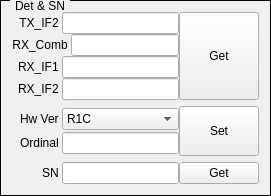
    <widget class="QGroupBox" name="groupBoxDet">
     <property name="styleSheet">
      <string notr="true">QGroupBox{ border:1px solid black; margin-top:0.5ex; }
QGroupBox::title { subcontrol-origin:margin; subcontrol-position:top left; top:-1px; left:10px; margin-left: 0px; padding:0 1px; }</string>
     </property>
     <property name="title">
      <string>Det &amp;&amp; SN</string>
     </property>
     <layout class="QVBoxLayout" name="verticalLayout_3">
      <item>
       <layout class="QHBoxLayout" name="horizontalLayout_5">
        <property name="spacing">
         <number>0</number>
        </property>
        <item>
         <layout class="QVBoxLayout" name="verticalLayout">
          <item>
           <layout class="QHBoxLayout" name="horizontalLayoutDet0">
            <property name="spacing">
             <number>0</number>
            </property>
            <item>
             <widget class="QLabel" name="labelDetTXIF2">
              <property name="sizePolicy">
               <sizepolicy hsizetype="Fixed" vsizetype="Fixed">
                <horstretch>0</horstretch>
                <verstretch>0</verstretch>
               </sizepolicy>
              </property>
              <property name="minimumSize">
               <size>
                <width>50</width>
                <height>16</height>
               </size>
              </property>
              <property name="text">
               <string>TX_IF2 </string>
              </property>
              <property name="alignment">
               <set>Qt::AlignRight|Qt::AlignTrailing|Qt::AlignVCenter</set>
              </property>
              <property name="buddy">
               <cstring>lineEditDetTXIF2</cstring>
              </property>
             </widget>
            </item>
            <item>
             <widget class="QLineEdit" name="lineEditDetTXIF2">
              <property name="sizePolicy">
               <sizepolicy hsizetype="Expanding" vsizetype="Fixed">
                <horstretch>5</horstretch>
                <verstretch>0</verstretch>
               </sizepolicy>
              </property>
             </widget>
            </item>
           </layout>
          </item>
          <item>
           <layout class="QHBoxLayout" name="horizontalLayoutDet1">
            <property name="spacing">
             <number>0</number>
            </property>
            <item>
             <widget class="QLabel" name="labelDetRXComb">
              <property name="sizePolicy">
               <sizepolicy hsizetype="Fixed" vsizetype="Fixed">
                <horstretch>0</horstretch>
                <verstretch>0</verstretch>
               </sizepolicy>
              </property>
              <property name="minimumSize">
               <size>
                <width>50</width>
                <height>16</height>
               </size>
              </property>
              <property name="text">
               <string>RX_Comb </string>
              </property>
              <property name="alignment">
               <set>Qt::AlignRight|Qt::AlignTrailing|Qt::AlignVCenter</set>
              </property>
              <property name="buddy">
               <cstring>lineEditDetRXComb</cstring>
              </property>
             </widget>
            </item>
            <item>
             <widget class="QLineEdit" name="lineEditDetRXComb">
              <property name="sizePolicy">
               <sizepolicy hsizetype="Expanding" vsizetype="Fixed">
                <horstretch>5</horstretch>
                <verstretch>0</verstretch>
               </sizepolicy>
              </property>
             </widget>
            </item>
           </layout>
          </item>
          <item>
           <layout class="QHBoxLayout" name="horizontalLayoutDet2">
            <property name="spacing">
             <number>0</number>
            </property>
            <item>
             <widget class="QLabel" name="labelDetRXIF1">
              <property name="sizePolicy">
               <sizepolicy hsizetype="Fixed" vsizetype="Fixed">
                <horstretch>0</horstretch>
                <verstretch>0</verstretch>
               </sizepolicy>
              </property>
              <property name="minimumSize">
               <size>
                <width>50</width>
                <height>16</height>
               </size>
              </property>
              <property name="text">
               <string>RX_IF1 </string>
              </property>
              <property name="alignment">
               <set>Qt::AlignRight|Qt::AlignTrailing|Qt::AlignVCenter</set>
              </property>
              <property name="buddy">
               <cstring>lineEditDetRXIF1</cstring>
              </property>
             </widget>
            </item>
            <item>
             <widget class="QLineEdit" name="lineEditDetRXIF1">
              <property name="sizePolicy">
               <sizepolicy hsizetype="Expanding" vsizetype="Fixed">
                <horstretch>5</horstretch>
                <verstretch>0</verstretch>
               </sizepolicy>
              </property>
             </widget>
            </item>
           </layout>
          </item>
          <item>
           <layout class="QHBoxLayout" name="horizontalLayoutDet3">
            <property name="spacing">
             <number>0</number>
            </property>
            <item>
             <widget class="QLabel" name="labelDetRXIF2">
              <property name="sizePolicy">
               <sizepolicy hsizetype="Fixed" vsizetype="Fixed">
                <horstretch>0</horstretch>
                <verstretch>0</verstretch>
               </sizepolicy>
              </property>
              <property name="minimumSize">
               <size>
                <width>50</width>
                <height>16</height>
               </size>
              </property>
              <property name="text">
               <string>RX_IF2 </string>
              </property>
              <property name="alignment">
               <set>Qt::AlignRight|Qt::AlignTrailing|Qt::AlignVCenter</set>
              </property>
              <property name="buddy">
               <cstring>lineEditDetRXIF2</cstring>
              </property>
             </widget>
            </item>
            <item>
             <widget class="QLineEdit" name="lineEditDetRXIF2">
              <property name="sizePolicy">
               <sizepolicy hsizetype="Expanding" vsizetype="Fixed">
                <horstretch>5</horstretch>
                <verstretch>0</verstretch>
               </sizepolicy>
              </property>
             </widget>
            </item>
           </layout>
          </item>
         </layout>
        </item>
        <item>
         <widget class="QPushButton" name="pushButtonGetDetAll">
          <property name="sizePolicy">
           <sizepolicy hsizetype="Fixed" vsizetype="Expanding">
            <horstretch>2</horstretch>
            <verstretch>1</verstretch>
           </sizepolicy>
          </property>
          <property name="minimumSize">
           <size>
            <width>0</width>
            <height>50</height>
           </size>
          </property>
          <property name="text">
           <string>Get</string>
          </property>
         </widget>
        </item>
       </layout>
      </item>
      <item>
       <layout class="QHBoxLayout" name="horizontalLayout_6">
        <property name="spacing">
         <number>0</number>
        </property>
        <item>
         <layout class="QVBoxLayout" name="verticalLayout_2">
          <item>
           <layout class="QHBoxLayout" name="horizontalLayoutSN0">
            <property name="spacing">
             <number>0</number>
            </property>
            <item>
             <widget class="QLabel" name="labelHwVer">
              <property name="sizePolicy">
               <sizepolicy hsizetype="Fixed" vsizetype="Fixed">
                <horstretch>0</horstretch>
                <verstretch>0</verstretch>
               </sizepolicy>
              </property>
              <property name="minimumSize">
               <size>
                <width>50</width>
                <height>16</height>
               </size>
              </property>
              <property name="text">
               <string>Hw Ver </string>
              </property>
              <property name="alignment">
               <set>Qt::AlignRight|Qt::AlignTrailing|Qt::AlignVCenter</set>
              </property>
              <property name="buddy">
               <cstring>comboBoxHwVer</cstring>
              </property>
             </widget>
            </item>
            <item>
             <widget class="QComboBox" name="comboBoxHwVer">
              <property name="sizePolicy">
               <sizepolicy hsizetype="Preferred" vsizetype="Fixed">
                <horstretch>5</horstretch>
                <verstretch>0</verstretch>
               </sizepolicy>
              </property>
              <item>
               <property name="text">
                <string>R1C</string>
               </property>
              </item>
              <item>
               <property name="text">
                <string>R1D</string>
               </property>
              </item>
              <item>
               <property name="text">
                <string>R1E</string>
               </property>
              </item>
              <item>
               <property name="text">
                <string>R1F</string>
               </property>
              </item>
             </widget>
            </item>
           </layout>
          </item>
          <item>
           <layout class="QHBoxLayout" name="horizontalLayoutSN1">
            <property name="spacing">
             <number>0</number>
            </property>
            <item>
             <widget class="QLabel" name="labelOrdinal">
              <property name="sizePolicy">
               <sizepolicy hsizetype="Fixed" vsizetype="Fixed">
                <horstretch>0</horstretch>
                <verstretch>0</verstretch>
               </sizepolicy>
              </property>
              <property name="minimumSize">
               <size>
                <width>50</width>
                <height>16</height>
               </size>
              </property>
              <property name="text">
               <string>Ordinal </string>
              </property>
              <property name="alignment">
               <set>Qt::AlignRight|Qt::AlignTrailing|Qt::AlignVCenter</set>
              </property>
              <property name="buddy">
               <cstring>lineEditOrdinal</cstring>
              </property>
             </widget>
            </item>
            <item>
             <widget class="QLineEdit" name="lineEditOrdinal">
              <property name="sizePolicy">
               <sizepolicy hsizetype="Preferred" vsizetype="Fixed">
                <horstretch>5</horstretch>
                <verstretch>0</verstretch>
               </sizepolicy>
              </property>
             </widget>
            </item>
           </layout>
          </item>
         </layout>
        </item>
        <item>
         <widget class="QPushButton" name="pushButtonSetSN">
          <property name="sizePolicy">
           <sizepolicy hsizetype="Fixed" vsizetype="Fixed">
            <horstretch>2</horstretch>
            <verstretch>1</verstretch>
           </sizepolicy>
          </property>
          <property name="minimumSize">
           <size>
            <width>0</width>
            <height>50</height>
           </size>
          </property>
          <property name="text">
           <string>Set</string>
          </property>
         </widget>
        </item>
       </layout>
      </item>
      <item>
       <layout class="QHBoxLayout" name="horizontalLayoutSN3">
        <property name="spacing">
         <number>0</number>
        </property>
        <item>
         <widget class="QLabel" name="labelSN">
          <property name="sizePolicy">
           <sizepolicy hsizetype="Fixed" vsizetype="Fixed">
            <horstretch>0</horstretch>
            <verstretch>0</verstretch>
           </sizepolicy>
          </property>
          <property name="minimumSize">
           <size>
            <width>50</width>
            <height>16</height>
           </size>
          </property>
          <property name="text">
           <string>SN </string>
          </property>
          <property name="alignment">
           <set>Qt::AlignRight|Qt::AlignTrailing|Qt::AlignVCenter</set>
          </property>
          <property name="buddy">
           <cstring>lineEditSN</cstring>
          </property>
         </widget>
        </item>
        <item>
         <widget class="QLineEdit" name="lineEditSN">
          <property name="sizePolicy">
           <sizepolicy hsizetype="Expanding" vsizetype="Fixed">
            <horstretch>7</horstretch>
            <verstretch>0</verstretch>
           </sizepolicy>
          </property>
         </widget>
        </item>
        <item>
         <widget class="QPushButton" name="pushButtonGetSN">
          <property name="sizePolicy">
           <sizepolicy hsizetype="Fixed" vsizetype="Fixed">
            <horstretch>2</horstretch>
            <verstretch>0</verstretch>
           </sizepolicy>
          </property>
          <property name="text">
           <string>Get</string>
          </property>
         </widget>
        </item>
       </layout>
      </item>
     </layout>
    </widget>
